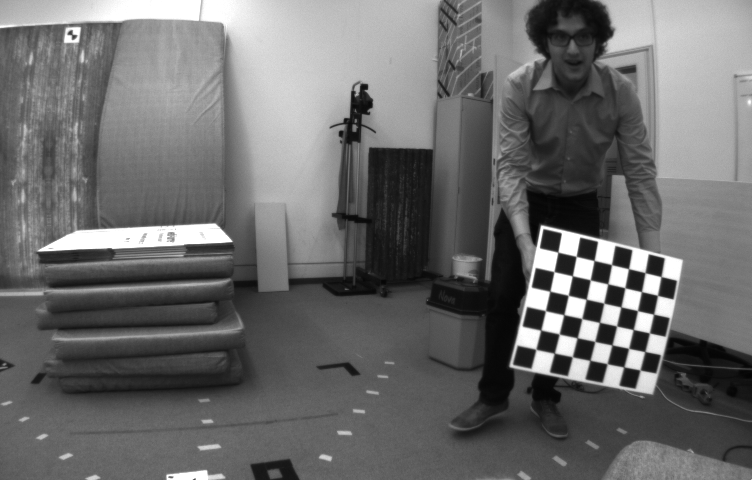
#> input picture pic/left/1082.png, 752 x 480 px; its folder holds only this picture in this run
$ python main.py
#> lines starting #> are read from the running program, lines starting #| are printed output that depends on the picture; long printed decimals are rounded
#!usr/bin/env/ python
# _*_ coding:utf-8 _*_

import sys
ros_path = '/opt/ros/kinetic/lib/python2.7/dist-packages'
if ros_path in sys.path:
    sys.path.remove(ros_path)
import cv2 as cv
sys.path.append('/opt/ros/kinetic/lib/python2.7/dist-packages')
import numpy as np
import os

def calibrate_single(file_dir):
    # 标定所用图像
#> called with file_dir = '../pic/left'
    pic_name = os.listdir(file_dir)

    # 由于棋盘为二维平面，设定世界坐标系在棋盘上，一个单位代表一个棋盘宽度，产生世界坐标系三维坐标
    pattensize = 0.06 # (m)
    real_cor = np.zeros((7 * 6, 3), np.float32)
    real_cor[:, :2] = np.mgrid[0:7, 0:6].T.reshape(-1, 2) * pattensize

    real_points = []
    pic_points = []

    for pic in pic_name:
        pic_path = os.path.join(file_dir, pic)
        pic_data = cv.imread(pic_path)
#> pic_data is the input picture: shape (480, 752, 3); min 4, max 255, mean 107.6

        # 寻找到棋盘角点
        succ, pic_cor = cv.findChessboardCorners(pic_data, (7, 6), None)
#> succ = True; pic_cor = 42 rows, first 8: [557.8, 252.1], [576.1, 256.5], [594, 260.5], [611.5, 264.6], [628.5, 268.7], [645, 272.7], [661, 276.6], [553.9, 271.6]

        if succ:
            # 添加每幅图的对应3D-2D坐标
            pic_cor = pic_cor.reshape(-1, 2)
#> pic_cor = 42 pairs, first value 535.8 to 661, second value 252.1 to 370
            pic_points.append(pic_cor)

            real_points.append(real_cor)

    _, cameraMatrix, distCoeffs, _, _ = cv.calibrateCamera(real_points, pic_points, (480, 752), None, None)
#> cameraMatrix = [[1056.4, 0, 254.3], [0, 961.9, 377], [0, 0, 1]]; distCoeffs = [[-0.286, -0.754, -0.0562, -0.0474, 2.04]]
    return np.array(real_points), np.array(pic_points), cameraMatrix, distCoeffs


if __name__ == '__main__':
    #标定所用图片文件夹
    left_pic_dir = '../pic/left'
    right_pic_dir = '../pic/right'
    #单目标定
    real_points, left_pic_points, left_cameraMatrix, left_distCoeffs = calibrate_single(left_pic_dir)
#> real_points = 42 rows, first 8: [0, 0, 0], [0.06, 0, 0], [0.12, 0, 0], [0.18, 0, 0], [0.24, 0, 0], [0.3, 0, 0], [0.36, 0, 0], [0, 0.06, 0]; left_pic_points has the same summary as pic_cor in calibrate_single; left_cameraMatrix = [[1056.4, 0, 254.3], [0, 961.9, 377], [0, 0, 1]]; left_distCoeffs = [[-0.286, -0.754, -0.0562, -0.0474, 2.04]]
    _, right_pic_points,  right_cameraMatrix, right_distCoeffs = calibrate_single(right_pic_dir)
#> call 2 of calibrate_single, with file_dir = '../pic/right'
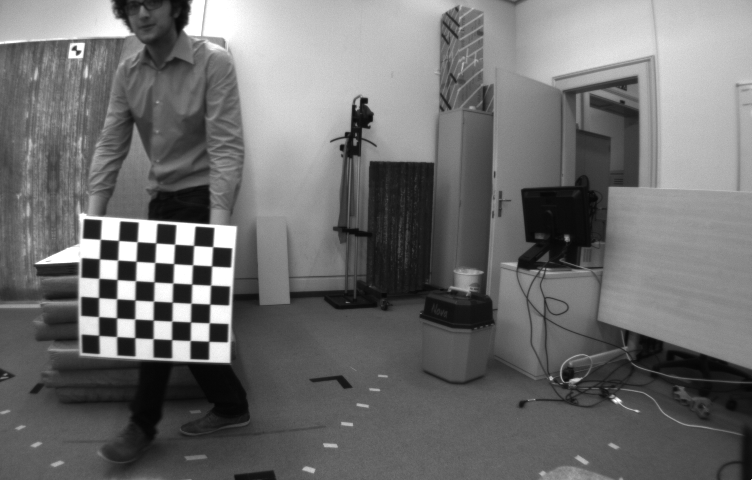
#> input picture pic/right/871.png, 752 x 480 px
#> in calibrate_single, pic_data is the input picture: shape (480, 752, 3); min 4, max 255, mean 110.6
#> in calibrate_single (call 2), `succ, pic_cor = cv.findChessboardCorners(pic_data, (7, 6), None)`: pic_cor = 42 rows, first 8: [100.4, 239.3], [118.5, 240.5], [137.1, 241.6], [155.7, 242.9], [174.6, 244.2], [193.7, 245.5], [212.7, 246.6], [99.5, 258.7]
#> in calibrate_single (call 2), `pic_cor = pic_cor.reshape(-1, 2)`: pic_cor = 42 pairs, first value 98.57 to 212.7, second value 239.3 to 341.3
#> in calibrate_single (call 2), `_, cameraMatrix, distCoeffs, _, _ = cv.calibrateCamera(real_points, pi..`: cameraMatrix = [[1037.5, 0, 259.7], [0, 861.1, 376.1], [0, 0, 1]]; distCoeffs = [[-1.01, 2.63, -0.18, 0.127, -31.69]]
#> right_pic_points has the same summary as pic_cor in calibrate_single; right_cameraMatrix = [[1037.5, 0, 259.7], [0, 861.1, 376.1], [0, 0, 1]]; right_distCoeffs = [[-1.01, 2.63, -0.18, 0.127, -31.69]]

    size = (752, 480)#图片尺寸

    #进行双目标定
    _, _, _, _, _, R, T, E, F = cv.stereoCalibrate(real_points, left_pic_points, right_pic_points,
                                                left_cameraMatrix, left_distCoeffs,
                                                right_cameraMatrix, right_distCoeffs, size)
#> R = [[0.8, 0.173, -0.574], [-0.203, 0.979, 0.0127], [0.565, 0.106, 0.819]]; T = [0.524, 0.0745, -0.0209]; E = [[0.0378, 0.0284, 0.0613], [-0.312, -0.0593, -0.417], [-0.166, 0.5, 0.0494]]; F = [[1.56e-06, 1.28e-06, 0.00178], [-1.55e-05, -3.23e-06, -0.0167], [-0.00166, 0.0243, 1]]

    #相机坐标系转换
    R1, R2, P1, P2, Q, validPixROI1, validPixROI2 = cv.stereoRectify(left_cameraMatrix, left_distCoeffs,
                                                                     right_cameraMatrix, right_distCoeffs,
                                                                     size, R, T)
#> R1 = [[0.741, 0.305, -0.599], [-0.309, 0.946, 0.1], [0.597, 0.111, 0.795]]; R2 = [[0.989, 0.141, -0.0395], [-0.141, 0.99, 0.00838], [0.0403, -0.00274, 0.999]]; P1 = [[911.5, 0, 692.8, 0], [0, 911.5, 342.7, 0], [0, 0, 1, 0]]; P2 = [[911.5, 0, 692.8, 482.5], [0, 911.5, 342.7, 0], [0, 0, 1, 0]]; Q = [[1, 0, 0, -692.8], [0, 1, 0, -342.7], [0, 0, 0, 911.5], [0, 0, -1.89, 0]]; validPixROI1 = (0, 60, 423, 332); validPixROI2 = (444, 0, 308, 396)
    #减小畸变
    left_map1, leftmap2 = cv.initUndistortRectifyMap(left_cameraMatrix, left_distCoeffs, R1,
                                                     P1, size=size, m1type=cv.CV_16SC2)
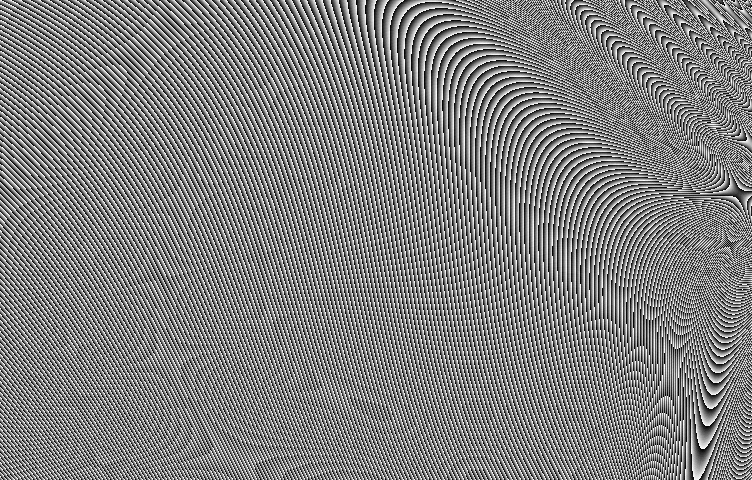
#> leftmap2: shape (480, 752) uint16; min 0, max 1023, mean 511.4; drawn with min black and max white
    right_map1, right_map2 = cv.initUndistortRectifyMap(right_cameraMatrix, right_distCoeffs, R2,
                                                        P2, size=size, m1type=cv.CV_16SC2)
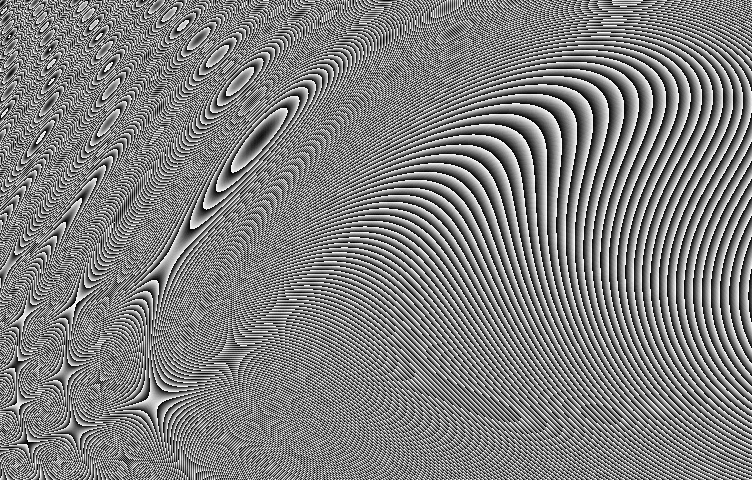
#> right_map2: shape (480, 752) uint16; min 0, max 1023, mean 511.4; drawn with min black and max white
    #测试图片
    org = cv.imread(r'../pic/left/871.png')
    org2 = cv.imread(r'../pic/right/871.png')

    #显示线条，方便比较
    dst = cv.remap(org, left_map1, leftmap2, cv.INTER_LINEAR)
    for i in range(20):
        cv.line(dst, (0, i*24), (752, i*24), (0,255,0), 1)
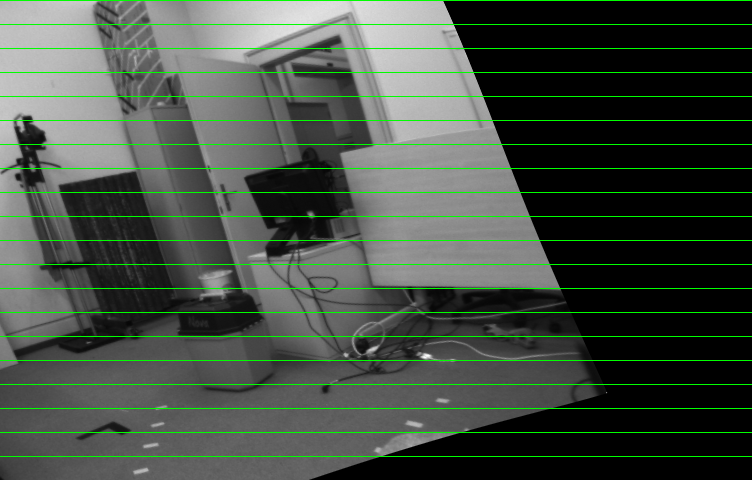
#> dst: shape (480, 752, 3); mean B, G, R 67.5, 78.1, 67.5

    dst2 = cv.remap(org2, right_map1, right_map2, cv.INTER_LINEAR)
    for i in range(20):
        cv.line(dst2, (0, i*24), (752, i*24), (0,255,0), 1)
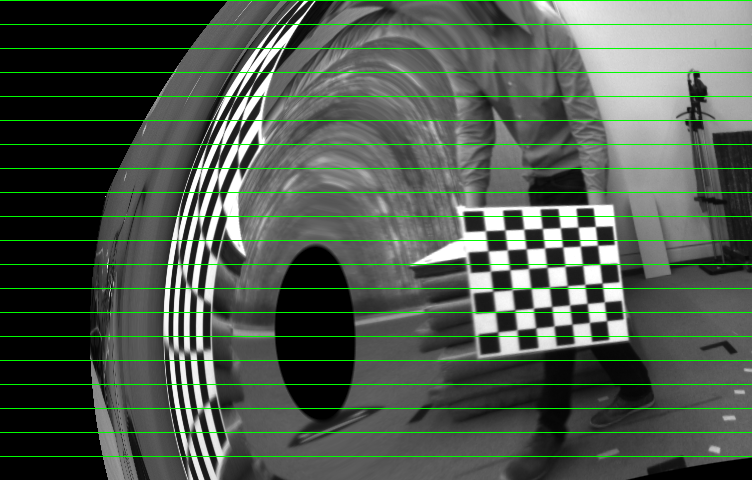
#> dst2: shape (480, 752, 3); mean B, G, R 78.1, 88.7, 78.1

    canvas = np.zeros((480,752*2,3), dtype="uint8")
    canvas[:, :752] = dst
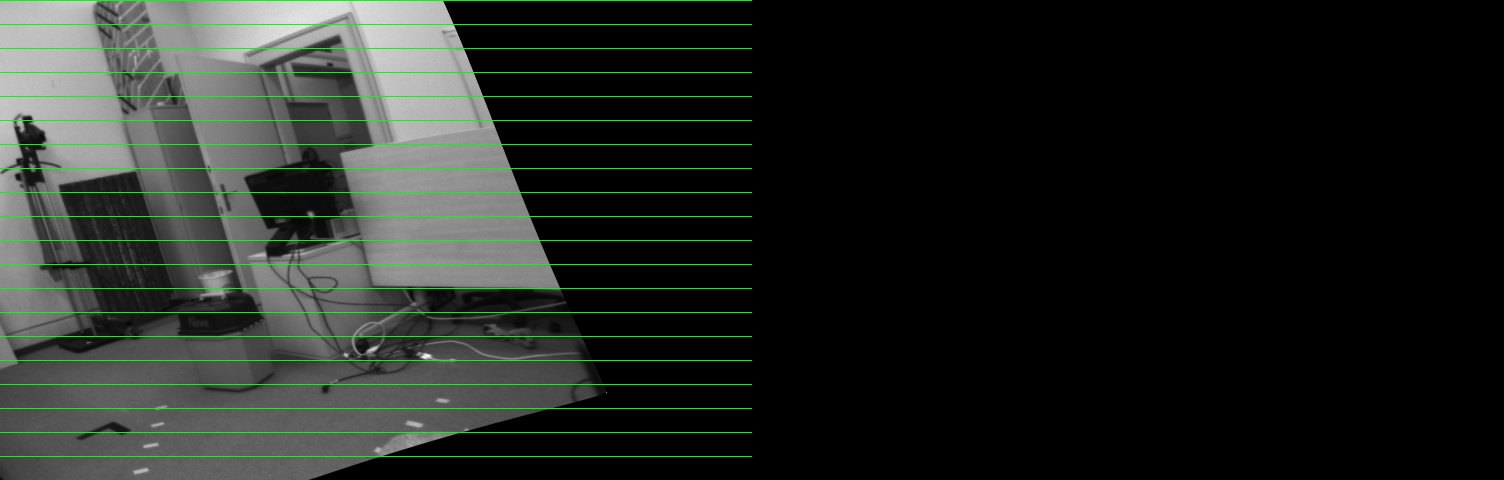
#> canvas: shape (480, 1504, 3); mean B, G, R 33.7, 39.1, 33.7
    canvas[:, 752:] = dst2
    cv.line(canvas, (752, 0), (752, 480), (255,0,0), 1)
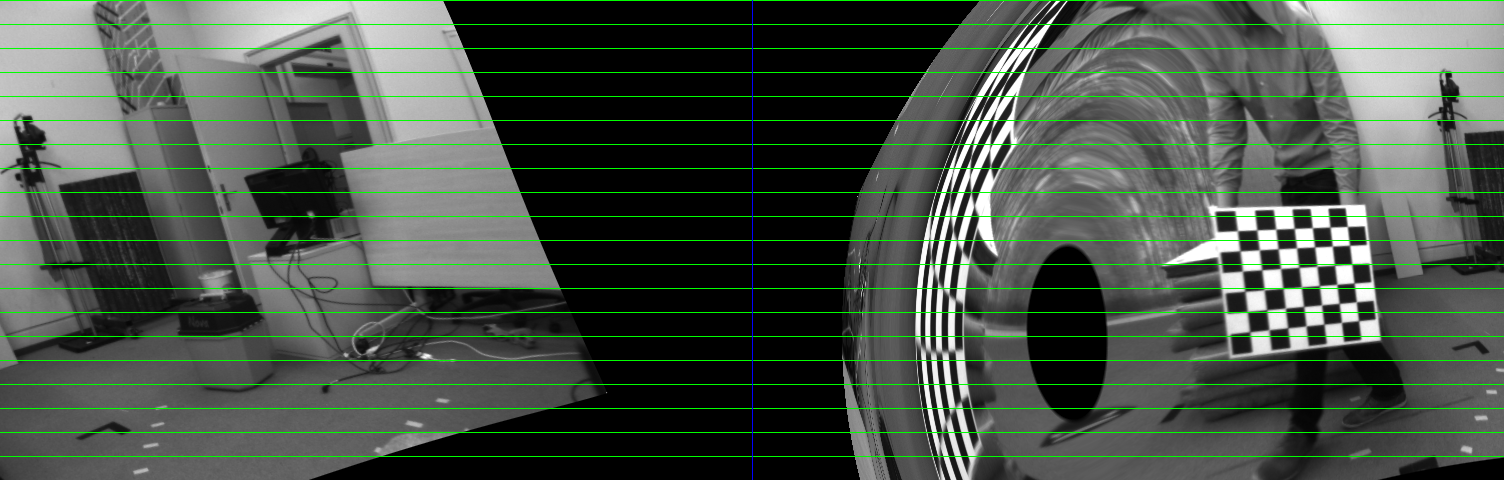
#> canvas: shape (480, 1504, 3); mean B, G, R 73, 83.4, 72.8
    cv.imshow('canvas', canvas)
    cv.waitKey(0)
    cv.destroyAllWindows()

    print("left param: \n", left_cameraMatrix, left_distCoeffs)
#| left param:
#|  [[1.05637122e+03 0.00000000e+00 2.54283792e+02]
#|  [0.00000000e+00 9.61922303e+02 3.76997911e+02]
#|  [0.00000000e+00 0.00000000e+00 1.00000000e+00]] [[-0.2858 -0.7542 -0.05621 -0.04741  2.042]]
    print("\nright param: \n", right_cameraMatrix, right_distCoeffs)
#| right param:
#|  [[1.03747272e+03 0.00000000e+00 2.59697661e+02]
#|  [0.00000000e+00 8.61072633e+02 3.76144640e+02]
#|  [0.00000000e+00 0.00000000e+00 1.00000000e+00]] [[ -1.012   2.633  -0.1796   0.1274 -31.690]]
    print("\nstereo param: \n", "R:\n",R,"\nT:\n", T.T,'\n\n', E, F)
#| stereo param:
#|  R:
#|  [[ 0.8001  0.1731 -0.5743]
#|  [-0.2028  0.9791  0.01266  ]
#|  [ 0.5645   0.1063  0.8186]]
#| T:
#|  [[ 0.5236  0.07453 -0.02091]]
#|  [[ 0.03783  0.0284  0.06127]
#|  [-0.3123 -0.0593 -0.4166]
#|  [-0.1658  0.4998  0.04943]] [[ 1.55560376e-06  1.28219182e-06  1.78243926e-03]
#|  [-1.54727437e-05 -3.22608220e-06 -1.66524704e-02]
#|  [-1.65776387e-03  2.42949824e-02  1.00000000e+00]]
